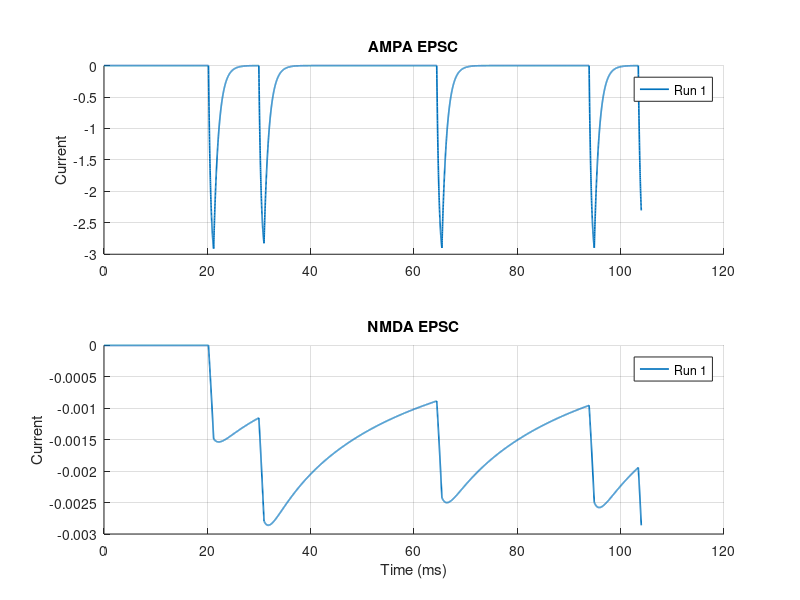

This figure's MATLAB source:
% PFC Neuron: AMPA/NMDA Synaptic Inputs (Passive Membrane with Dopamine Pooling)
rng(42); 

% 1. SIMULATION PARAMETERS
dt = 0.01;                 % Time step (ms)
t_max = 104;               % Total simulation time (ms)
t = 0:dt:t_max;            
N = length(t); 

% 2. INPUT PARAMETERS (Poisson Rates)
r_pre_Glu = 30;            % Background Glutamate rate (Hz)
r_pre_DA = 0;             % Background Dopamine firing rate (Hz) normally at 40
release_steps = round(1/dt); % release duration
counter_Glu = 0;           
counter_DA = 0;

% 3. MEMBRANE & CHANNEL PARAMETERS
C = 1.0;                   
g_L = 0.1;   E_L = -65;    
g_Na = 0;    E_Na = 50;    % Set to 0 
g_K  = 0;    E_K = -77;    % Set to 0
E_syn = 0;   Mg = 1.0;                  
% Synaptic Base Conductances
g_AMPA = 0.1;  alpha_AMPA = 1.1;   beta_AMPA = 1;         
g_NMDA = 0.05;  alpha_NMDA = 0.0072; beta_NMDA = 0.03;       
% Dopamine (D1) Parameters
B_D1 = 0.1;                % Scaling coefficient for DA release
tau = 50;                  % Decay time constant for D1 (ms)
A_D1 = 1 / tau;            % Decay rate

% 4. INITIALIZE VARIABLES
V = zeros(1, N);
V(1) = E_L;                
r_AMPA = zeros(1, N);
r_NMDA = zeros(1, N);
I_AMPA = zeros(1, N);
I_NMDA = zeros(1, N);
D1 = zeros(1, N);          % Dopamine pooled concentration (nM)

% 5. MAIN INTEGRATION LOOP
for i = 1:N-1
    % INPUT GENERATORS (Glutamate)
    if poissrnd(r_pre_Glu * (dt/1000)) > 0
        counter_Glu = release_steps;
    end
    T_Glu = double(counter_Glu > 0);
    
    % INPUT GENERATORS (Dopamine)
    if poissrnd(r_pre_DA * (dt/1000)) > 0
        counter_DA = release_steps;
    end
    T_D = double(counter_DA > 0);
    
    % DOPAMINE INPUT AND LEAKY INTEGRATION (POOLING)
    dD1dt = -A_D1 * D1(i) + B_D1 * T_D;
    D1(i+1) = D1(i) + dt * dD1dt; 
    D1mod = 1 + D1(i);
    
    % SYNAPTIC KINETICS
    r_AMPA(i+1) = r_AMPA(i) + dt * ((alpha_AMPA * T_Glu * (1 - r_AMPA(i))) - (beta_AMPA * r_AMPA(i)));
    r_NMDA(i+1) = r_NMDA(i) + dt * ((alpha_NMDA * T_Glu * (1 - r_NMDA(i))) - (beta_NMDA * r_NMDA(i)));
    
    % SYNAPTIC CURRENTS (Modulated by D1mod)
    B_V = 1 / (1 + (Mg / 3.57) * exp(-0.062 * V(i)));
    
    I_AMPA(i) = g_AMPA * r_AMPA(i) * (V(i) - E_syn) * D1mod;
    I_NMDA(i) = g_NMDA * r_NMDA(i) * B_V * (V(i) - E_syn) * D1mod; 
    I_Total_syn = I_AMPA(i) + I_NMDA(i);
    
    % MEMBRANE VOLTAGE UPDATE (Passive Leak + Synaptic Currents Only)
    I_leak = g_L * (V(i) - E_L);
    dV = (-I_leak - I_Total_syn) / C;
    V(i+1) = V(i) + dt * dV;
    
    % Decrement counters
    counter_Glu = max(0, counter_Glu - 1);
    counter_DA = max(0, counter_DA - 1);
end
I_AMPA(end) = I_AMPA(end-1); I_NMDA(end) = I_NMDA(end-1);
D1mod_plot = 1 + D1; 

% 6. PLOTTING
% Reuse a single figure across runs so successive runs overlay. The figure
% is located by name; if it does not exist yet it is created.
figName = 'Passive EPSCs & Dopamine Pooling';
fig = findobj('Type', 'figure', 'Name', figName);
if isempty(fig)
    fig = figure('Name', figName, 'Position', [100, 50, 750, 950]);
    setappdata(fig, 'runCount', 0);
else
    fig = fig(1);
    figure(fig);   % bring existing figure to the front / make current
end
% Track how many times the script has been run against this figure and pick
% a distinct color for each run so overlaid traces are distinguishable.
runCount = getappdata(fig, 'runCount');
if isempty(runCount)
    runCount = 0;
end
runCount = runCount + 1;
setappdata(fig, 'runCount', runCount);
colorOrder = lines(7);
runColor = colorOrder(mod(runCount - 1, size(colorOrder, 1)) + 1, :);
runLabel = sprintf('Run %d', runCount);
% Panel 1: AMPA EPSC
subplot(2,1,1);
hold on;
plot(t, I_AMPA, 'Color', runColor, 'LineWidth', 1.2, 'DisplayName', runLabel);
title('AMPA EPSC');
ylabel('Current');
legend('show');
grid on;
% Panel 2: NMDA EPSC
subplot(2,1,2);
hold on;
plot(t, I_NMDA, 'Color', runColor, 'LineWidth', 1.2, 'DisplayName', runLabel);
title('NMDA EPSC');
xlabel('Time (ms)');
ylabel('Current');
legend('show');
grid on;
